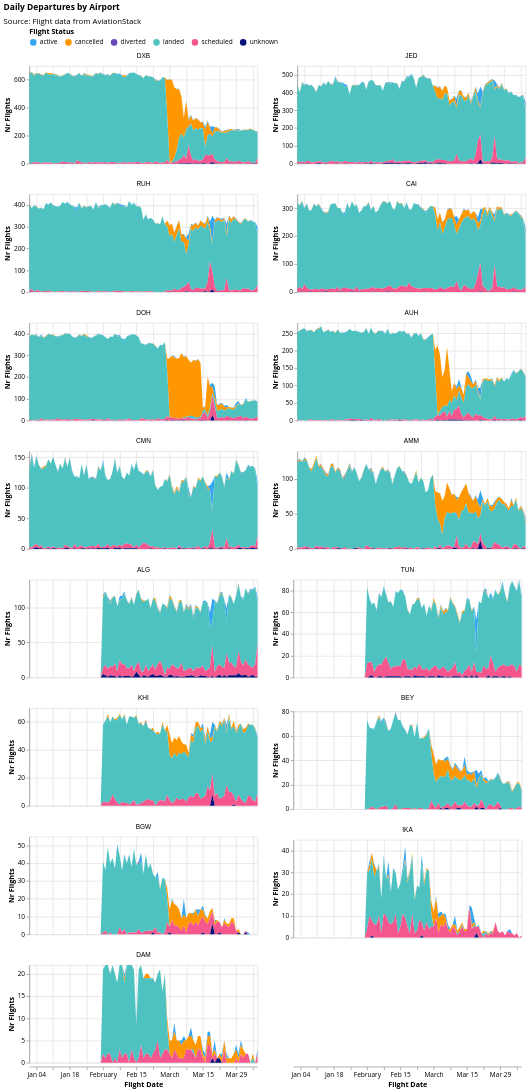

The notebook cell saved with this chart:
### Markdown cell above
### Daily Departures by Flight Status

### Code cell
departures_exploded["flight_date"] = pd.to_datetime(departures_exploded["flight_date"])

df = (
    departures_exploded.groupby(["flight_date", "flight_status", "iata_dep"])
    .size()
    .reset_index(name="count")
)

get_area_plot_by_airport(
    df,
    airports=airports,
    airport_col="iata_dep",
    title="Daily Departures by Airport",
    source_text="Source: Flight data from AviationStack",
)

### Figure 1 — Vega-Lite specification as saved in the notebook (floating-point values rounded to 4 significant figures; data arrays with more than 128 entries replaced by an {"elided": "..."} marker saying what was removed)
{"config": {"view": {"continuousWidth": 300, "continuousHeight": 300}, "axis": {"labelFont": "Open Sans", "titleFont": "Open Sans"}, "legend": {"labelFont": "Open Sans", "titleFont": "Open Sans"}, "title": {"anchor": "start", "font": "Open Sans", "subtitleFont": "Open Sans"}}, "data": {"name": "data-f65d26d70674d387a0c99324d14345a1"}, "facet": {"field": "iata_dep", "sort": ["DXB", "JED", "RUH", "CAI", "DOH", "AUH", "CMN", "AMM", "ALG", "TUN", "KHI", "BEY", "BGW", "IKA", "DAM"], "title": null, "type": "nominal"}, "spec": {"layer": [{"mark": {"type": "area"}, "encoding": {"color": {"field": "flight_status", "legend": {"direction": "horizontal", "offset": 10, "orient": "top", "titleAnchor": "start"}, "scale": {"range": ["#34A7F2", "#FF9800", "#664AB6", "#4EC2C0", "#F3578E", "#081079", "#0C7C68", "#DDDA21"]}, "title": "Flight Status", "type": "nominal"}, "tooltip": [{"field": "flight_date", "title": "Flight Date", "type": "temporal"}, {"field": "flight_status", "title": "Status", "type": "nominal"}, {"field": "count", "title": "Flights", "type": "quantitative"}], "x": {"field": "flight_date", "title": "Flight Date", "type": "temporal"}, "y": {"field": "count", "stack": "zero", "title": "Nr Flights", "type": "quantitative"}}}], "height": 150, "width": 350}, "columns": 2, "resolve": {"scale": {"y": "independent"}}, "title": {"text": "Daily Departures by Airport", "subtitle": "Source: Flight data from AviationStack", "subtitlePadding": 10}, "$schema": "https://vega.github.io/schema/vega-lite/v5.20.1.json", "datasets": {"data-f65d26d70674d387a0c99324d14345a1": {"elided": "8342 records"}}}
